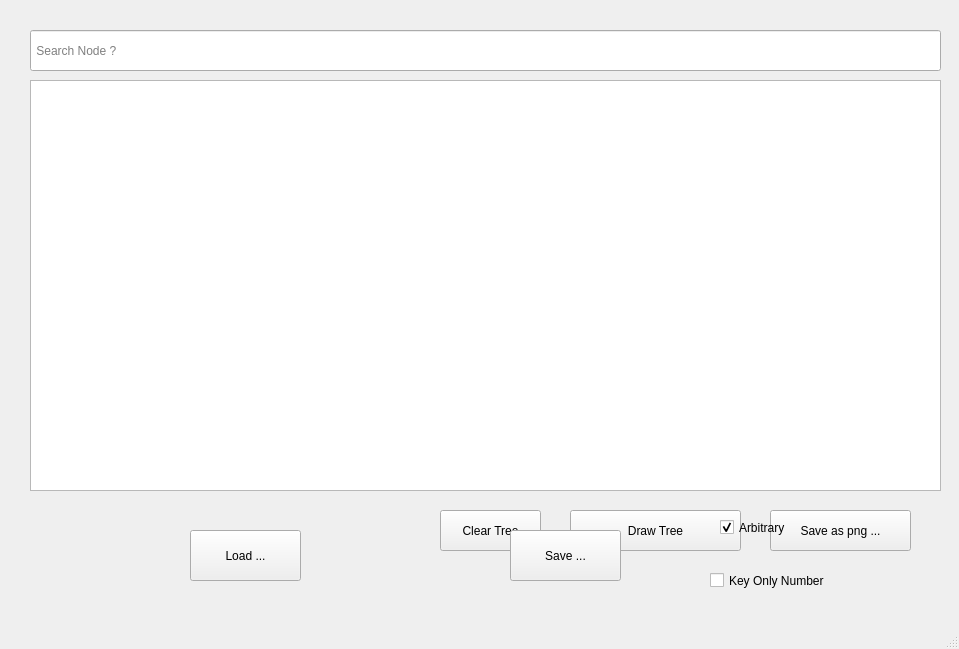
<?xml version="1.0" encoding="UTF-8"?>
<ui version="4.0">
 <class>MainWindow</class>
 <widget class="QMainWindow" name="MainWindow">
  <property name="geometry">
   <rect>
    <x>0</x>
    <y>0</y>
    <width>959</width>
    <height>649</height>
   </rect>
  </property>
  <property name="windowTitle">
   <string>Tree &lt;--&gt; File</string>
  </property>
  <widget class="QWidget" name="centralwidget">
   <widget class="TreeView" name="treeView">
    <property name="geometry">
     <rect>
      <x>30</x>
      <y>80</y>
      <width>911</width>
      <height>411</height>
     </rect>
    </property>
    <property name="sizeAdjustPolicy">
     <enum>QAbstractScrollArea::AdjustIgnored</enum>
    </property>
    <property name="selectionMode">
     <enum>QAbstractItemView::SingleSelection</enum>
    </property>
    <property name="selectionBehavior">
     <enum>QAbstractItemView::SelectItems</enum>
    </property>
   </widget>
   <widget class="QGraphicsView" name="graphicsView">
    <property name="geometry">
     <rect>
      <x>1080</x>
      <y>40</y>
      <width>381</width>
      <height>461</height>
     </rect>
    </property>
   </widget>
   <widget class="QPushButton" name="clearTreeBtn">
    <property name="geometry">
     <rect>
      <x>440</x>
      <y>510</y>
      <width>101</width>
      <height>41</height>
     </rect>
    </property>
    <property name="text">
     <string>Clear Tree</string>
    </property>
   </widget>
   <widget class="QPushButton" name="drawTreeBtn">
    <property name="geometry">
     <rect>
      <x>570</x>
      <y>510</y>
      <width>171</width>
      <height>41</height>
     </rect>
    </property>
    <property name="text">
     <string>Draw Tree</string>
    </property>
   </widget>
   <widget class="QPushButton" name="saveAsPngBtn">
    <property name="geometry">
     <rect>
      <x>770</x>
      <y>510</y>
      <width>141</width>
      <height>41</height>
     </rect>
    </property>
    <property name="text">
     <string>Save as png ...</string>
    </property>
   </widget>
   <widget class="QLineEdit" name="searchBar">
    <property name="geometry">
     <rect>
      <x>30</x>
      <y>30</y>
      <width>911</width>
      <height>41</height>
     </rect>
    </property>
    <property name="placeholderText">
     <string> Search Node ?</string>
    </property>
   </widget>
   <widget class="QPushButton" name="loadTreeFromFileBtn">
    <property name="geometry">
     <rect>
      <x>190</x>
      <y>530</y>
      <width>111</width>
      <height>51</height>
     </rect>
    </property>
    <property name="text">
     <string>Load ...</string>
    </property>
   </widget>
   <widget class="QPushButton" name="saveTreeToFileBtn">
    <property name="geometry">
     <rect>
      <x>510</x>
      <y>530</y>
      <width>111</width>
      <height>51</height>
     </rect>
    </property>
    <property name="text">
     <string>Save ...</string>
    </property>
   </widget>
   <widget class="QCheckBox" name="checkBoxOption0">
    <property name="geometry">
     <rect>
      <x>710</x>
      <y>560</y>
      <width>231</width>
      <height>41</height>
     </rect>
    </property>
    <property name="text">
     <string>Key Only Number</string>
    </property>
   </widget>
   <widget class="QCheckBox" name="checkBoxRestriction">
    <property name="geometry">
     <rect>
      <x>720</x>
      <y>510</y>
      <width>127</width>
      <height>35</height>
     </rect>
    </property>
    <property name="text">
     <string>Arbitrary</string>
    </property>
    <property name="checked">
     <bool>true</bool>
    </property>
   </widget>
  </widget>
  <widget class="QStatusBar" name="statusBar"/>
 </widget>
 <customwidgets>
  <customwidget>
   <class>TreeView</class>
   <extends>QTableView</extends>
   <header>TreeView.h</header>
  </customwidget>
 </customwidgets>
 <resources/>
 <connections/>
</ui>
